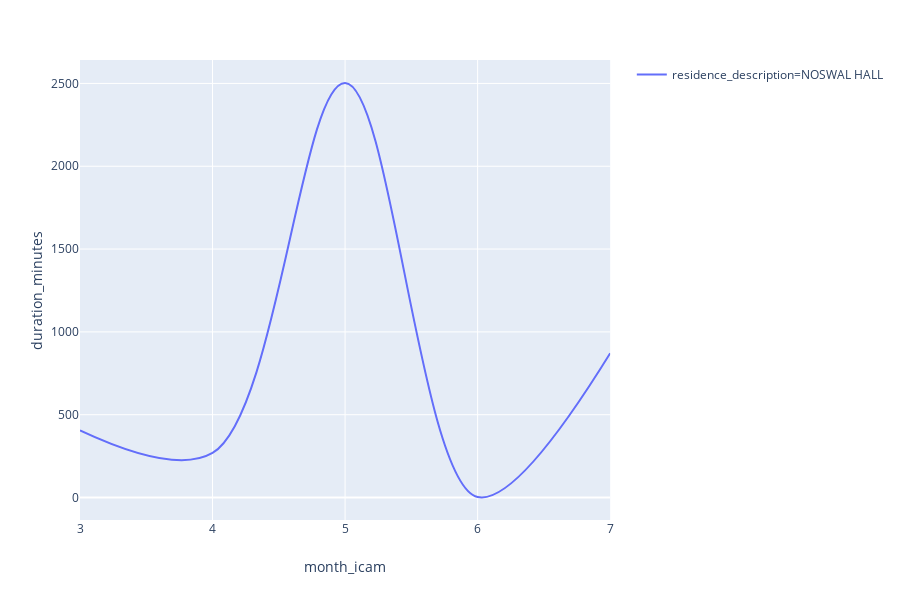

Write notebook code for a chart like this one.
### Code cell
import plotly.express as px
fig = px.line(data_frame = a.head(), x="month_icam", y="duration_minutes", color="residence_description", 
            line_group=None, hover_name='user_id',
            line_shape="spline", render_mode="svg")
fig.show()

### Figure 1 — Plotly figure (JSON) as saved in the notebook; plotly's stock layout.template omitted (floating-point values rounded to 4 significant figures)
{"data": [{"hoverlabel": {"namelength": 0}, "hovertemplate": "<b>%{hovertext}</b><br><br>residence_description=NOSWAL HALL<br>month_icam=%{x}<br>duration_minutes=%{y}", "hovertext": ["968158", "968158", "968158", "968158", "968158"], "legendgroup": "residence_description=NOSWAL HALL", "line": {"color": "#636efa", "dash": "solid", "shape": "spline"}, "mode": "lines", "name": "residence_description=NOSWAL HALL", "showlegend": true, "type": "scatter", "x": [3, 4, 5, 6, 7], "xaxis": "x", "y": [405.8, 269, 2503.0, 3.08, 870.8], "yaxis": "y"}], "layout": {"height": 600, "legend": {"tracegroupgap": 0}, "margin": {"t": 60}, "xaxis": {"anchor": "y", "domain": [0, 0.98], "title": {"text": "month_icam"}}, "yaxis": {"anchor": "x", "domain": [0, 1], "title": {"text": "duration_minutes"}}}}
